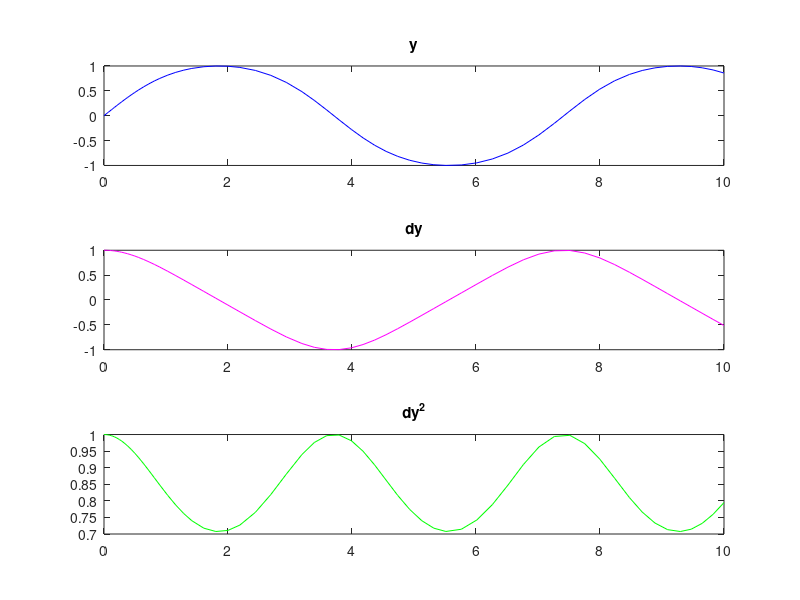

MATLAB code for this plot:
clc;
clear all;

eqs = @(t, y) [y(2).*y(3); -y(1).*y(3); -0.5.*y(1).*y(2)]
y0 = [0, 1, 1];

tsim = [0, 10];

[t, y] = ode45(eqs, tsim, y0);

subplot(3, 1, 1);
plot(t, y(:, 1), '-b');
title('y');

subplot(3, 1, 2);
plot(t, y(:, 2), '-m');
title('dy');

subplot(3, 1, 3);
plot(t, y(:, 3), '-g');
title('dy^2');
